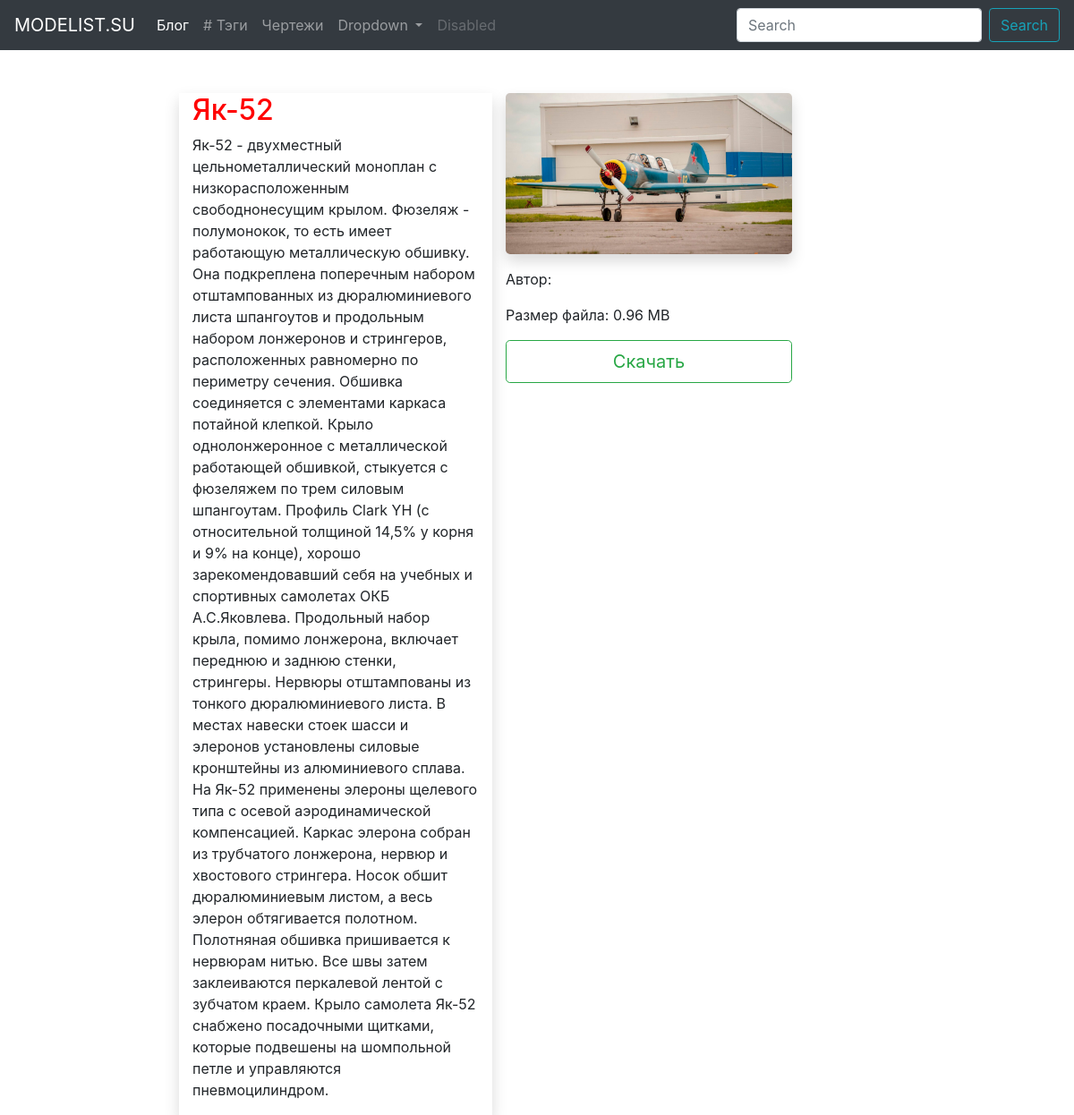
The page /archive/plans/iak-52/ on the database as committed earlier.
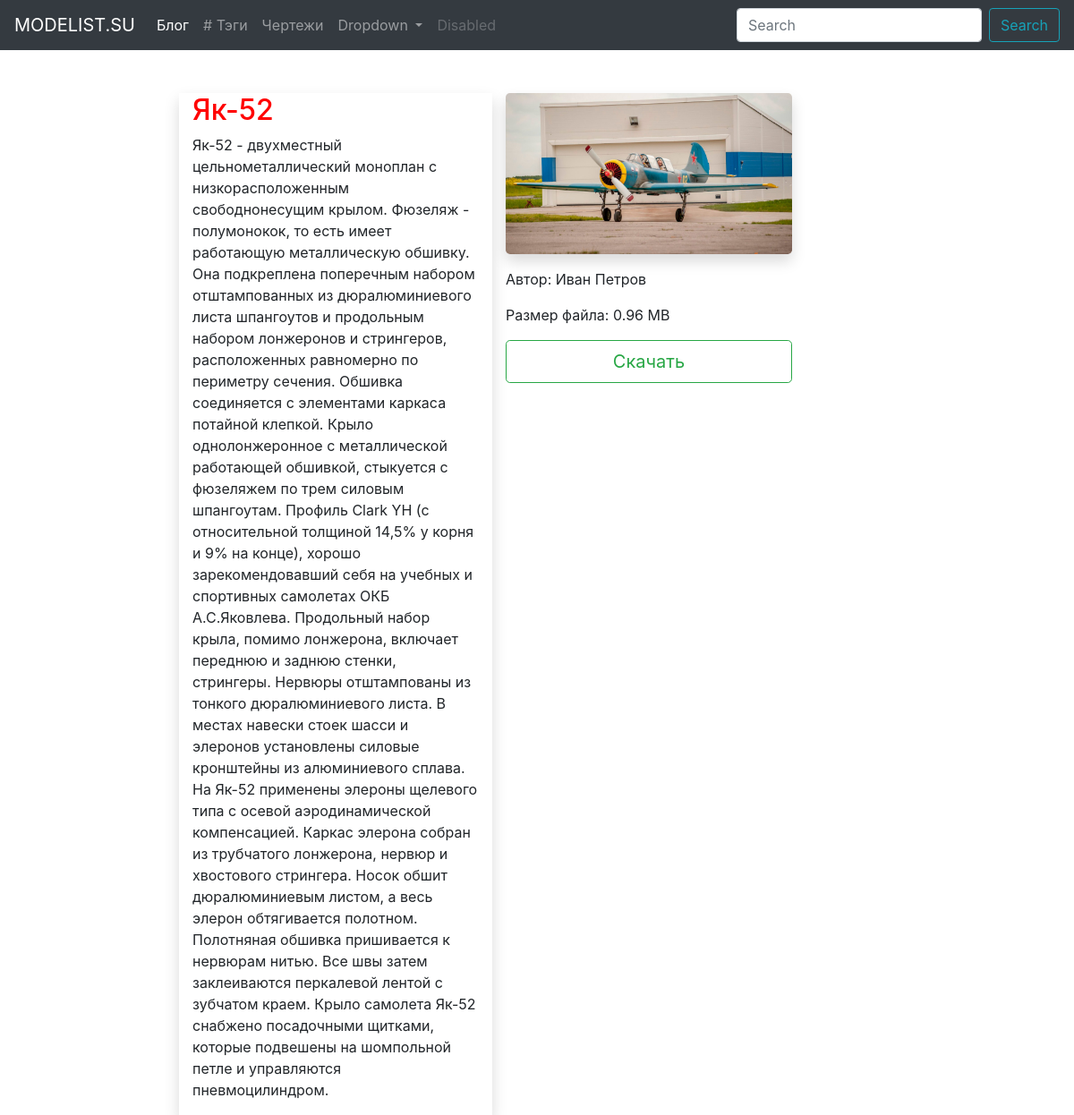
The same page on the database as committed later.
### archive/models.py (models this page shows, shortened)
class Plan(models.Model):
    name = models.CharField(max_length=100, db_index=True)
    slug = models.SlugField(max_length=150, unique=True)
    description = models.TextField(blank=True, db_index=True)
    author = models.CharField(max_length=50, blank=True)
    image = models.ImageField(upload_to='plans/images')
    file = models.FileField(upload_to='plans/files')
    date_pub = models.DateField(auto_now_add=True)
    tags = models.ManyToManyField('Tag', related_name='plans', blank=True)
    class Meta:
        ordering = ['-date_pub']

### archive/views.py (the view)
# urls.py: path('plans/<slug>/', PlanDetail.as_view(), name='plan_detail_url'),
class PlanDetail(View):
    def get(self, request, slug):
        plan = Plan.objects.get(slug__iexact=slug)
        plan.file_size = str(get_file_size(plan.file)) + ' MB'
        return render(request, 'archive/plan_detail.html', context={'plan': plan})

### archive/views.py (called while the page is built)
def get_file_size(file):
    byte_size = os.path.getsize('media/' + str(file))
    mb_size = round(byte_size / 1024 / 1024, 2)
    return mb_size

### archive/templates/archive/plan_detail.html (shortened to what this page needs)
{% extends 'archive/archive_main.html' %}
{% block content %}
    <div class="row">
        <div class="col-lg-6 shadow">
            <h2>{{ plan.name|title }}</h2>
            <p>{{ plan.description }}</p>
        </div>
        <div class="col-lg-6">
            <img src="/media/{{ plan.image }}" alt="" class="img-fluid rounded-lg shadow mb-3">
            <p>Автор: {{ plan.author }}</p>
            <p>Размер файла: {{ plan.file_size }}</p>
            <a href="/media/{{ plan.file }}" class="btn btn-outline-success btn-lg btn-block">Скачать</a>
        </div>
    </div>
{% endblock %}

### archive/templates/archive/archive_main.html (shortened to what this page needs)
{% extends 'main.html' %}

### templates/main.html (shortened to what this page needs)
<!DOCTYPE html>
<html lang="en">
<head>
    <link rel="stylesheet" href="/static/style.css">
    <link rel="stylesheet" href="https://stackpath.bootstrapcdn.com/bootstrap/4.3.1/css/bootstrap.min.css">
</head>
<body>
<nav class="navbar navbar-expand-lg navbar-dark bg-dark">
  <a class="navbar-brand" href="#">MODELIST.SU</a>
  <div class="collapse navbar-collapse" id="navbarSupportedContent">
    <ul class="navbar-nav mr-auto">
      <li class="nav-item active">
        <a class="nav-link" href="{% url 'post_list_url' %}">Блог</a>
      </li>
      <li class="nav-item">
        <a class="nav-link" href="{% url 'tag_list_url' %}"># Тэги</a>
      </li>
        <li class="nav-item">
        <a class="nav-link" href="{% url 'plans_list_url' %}">Чертежи</a>
      </li>
      <li class="nav-item dropdown">
        <a class="nav-link dropdown-toggle" href="#" id="navbarDropdown" role="button" data-toggle="dropdown" aria-haspopup="true" aria-expanded="false">
          Dropdown
        </a>
      </li>
      <li class="nav-item">
        <a class="nav-link disabled" href="#" tabindex="-1" aria-disabled="true">Disabled</a>
      </li>
    </ul>
    <form class="form-inline my-2 my-lg-0">
      <input class="form-control mr-sm-2" type="search" placeholder="Search" aria-label="Search">
      <button class="btn btn-outline-info my-2 my-sm-0" type="submit">Search</button>
    </form>
  </div>
</nav>
<div class="col-lg-7 offset-lg-2 mt-5">
    {% block content %}
    {% endblock %}
</div>
</body>
</html>

### static/style.css (style rules this page uses)
h2 { color: red }

Rows that differ between the two databases and show on the page:
changed Plan "Як-52": author (not shown) → "Иван Петров"
